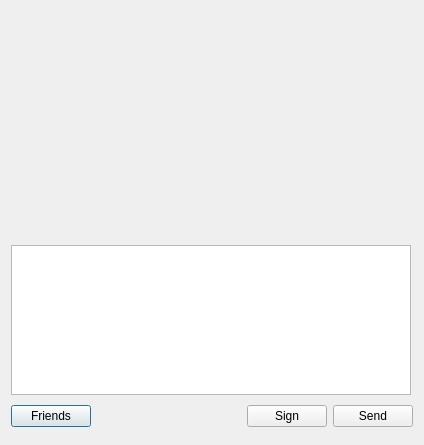
<?xml version="1.0" encoding="UTF-8"?>
<ui version="4.0">
 <class>Dialog</class>
 <widget class="QDialog" name="Dialog">
  <property name="geometry">
   <rect>
    <x>0</x>
    <y>0</y>
    <width>424</width>
    <height>445</height>
   </rect>
  </property>
  <property name="windowTitle">
   <string>Client</string>
  </property>
  <layout class="QGridLayout" name="gridLayout">
   <item row="0" column="0">
    <layout class="QVBoxLayout" name="verticalLayout">
     <item>
      <widget class="QLabel" name="get_msg_label">
       <property name="minimumSize">
        <size>
         <width>400</width>
         <height>200</height>
        </size>
       </property>
       <property name="maximumSize">
        <size>
         <width>400</width>
         <height>200</height>
        </size>
       </property>
       <property name="text">
        <string/>
       </property>
      </widget>
     </item>
     <item>
      <spacer name="horizontalSpacer">
       <property name="orientation">
        <enum>Qt::Horizontal</enum>
       </property>
       <property name="sizeHint" stdset="0">
        <size>
         <width>458</width>
         <height>20</height>
        </size>
       </property>
      </spacer>
     </item>
     <item>
      <widget class="QTextEdit" name="send_msg">
       <property name="minimumSize">
        <size>
         <width>400</width>
         <height>150</height>
        </size>
       </property>
       <property name="maximumSize">
        <size>
         <width>400</width>
         <height>150</height>
        </size>
       </property>
      </widget>
     </item>
     <item>
      <layout class="QHBoxLayout" name="horizontalLayout">
       <item>
        <widget class="QPushButton" name="friends_Button">
         <property name="text">
          <string>Friends</string>
         </property>
        </widget>
       </item>
       <item>
        <spacer name="horizontalSpacer_2">
         <property name="orientation">
          <enum>Qt::Horizontal</enum>
         </property>
         <property name="sizeHint" stdset="0">
          <size>
           <width>358</width>
           <height>20</height>
          </size>
         </property>
        </spacer>
       </item>
       <item>
        <widget class="QPushButton" name="sign_Button">
         <property name="text">
          <string>Sign</string>
         </property>
        </widget>
       </item>
       <item>
        <widget class="QPushButton" name="send_Button">
         <property name="text">
          <string>Send</string>
         </property>
        </widget>
       </item>
      </layout>
     </item>
    </layout>
   </item>
  </layout>
 </widget>
 <resources/>
 <connections/>
</ui>
